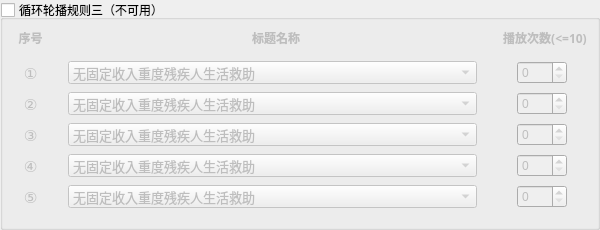
                            <widget class="QGroupBox" name="groupBox_rule3">
                             <property name="minimumSize">
                              <size>
                               <width>600</width>
                               <height>230</height>
                              </size>
                             </property>
                             <property name="maximumSize">
                              <size>
                               <width>600</width>
                               <height>230</height>
                              </size>
                             </property>
                             <property name="font">
                              <font>
                               <family>Microsoft YaHei UI</family>
                               <pointsize>9</pointsize>
                               <bold>false</bold>
                              </font>
                             </property>
                             <property name="title">
                              <string>循环轮播规则三（不可用）</string>
                             </property>
                             <property name="checkable">
                              <bool>true</bool>
                             </property>
                             <property name="checked">
                              <bool>false</bool>
                             </property>
                             <layout class="QGridLayout" name="gridLayout_59">
                              <property name="leftMargin">
                               <number>10</number>
                              </property>
                              <property name="topMargin">
                               <number>0</number>
                              </property>
                              <property name="rightMargin">
                               <number>10</number>
                              </property>
                              <property name="bottomMargin">
                               <number>10</number>
                              </property>
                              <property name="horizontalSpacing">
                               <number>0</number>
                              </property>
                              <property name="verticalSpacing">
                               <number>5</number>
                              </property>
                              <item row="1" column="4">
                               <widget class="QSpinBox" name="spinBox_rule3_count1">
                                <property name="minimumSize">
                                 <size>
                                  <width>50</width>
                                  <height>0</height>
                                 </size>
                                </property>
                                <property name="maximumSize">
                                 <size>
                                  <width>50</width>
                                  <height>16777215</height>
                                 </size>
                                </property>
                                <property name="minimum">
                                 <number>0</number>
                                </property>
                                <property name="maximum">
                                 <number>10</number>
                                </property>
                               </widget>
                              </item>
                              <item row="1" column="3">
                               <spacer name="horizontalSpacer_60">
                                <property name="orientation">
                                 <enum>Qt::Horizontal</enum>
                                </property>
                                <property name="sizeType">
                                 <enum>QSizePolicy::Fixed</enum>
                                </property>
                                <property name="sizeHint" stdset="0">
                                 <size>
                                  <width>40</width>
                                  <height>20</height>
                                 </size>
                                </property>
                               </spacer>
                              </item>
                              <item row="2" column="2">
                               <widget class="QComboBox" name="cBox_rule3_title2">
                                <property name="minimumSize">
                                 <size>
                                  <width>0</width>
                                  <height>0</height>
                                 </size>
                                </property>
                                <property name="font">
                                 <font>
                                  <family>Microsoft YaHei UI</family>
                                  <pointsize>10</pointsize>
                                  <bold>false</bold>
                                 </font>
                                </property>
                                <item>
                                 <property name="text">
                                  <string>无固定收入重度残疾人生活救助</string>
                                 </property>
                                </item>
                                <item>
                                 <property name="text">
                                  <string>新建项目</string>
                                 </property>
                                </item>
                               </widget>
                              </item>
                              <item row="5" column="2">
                               <widget class="QComboBox" name="cBox_rule3_title5">
                                <property name="minimumSize">
                                 <size>
                                  <width>0</width>
                                  <height>0</height>
                                 </size>
                                </property>
                                <property name="font">
                                 <font>
                                  <family>Microsoft YaHei UI</family>
                                  <pointsize>10</pointsize>
                                  <bold>false</bold>
                                 </font>
                                </property>
                                <item>
                                 <property name="text">
                                  <string>无固定收入重度残疾人生活救助</string>
                                 </property>
                                </item>
                                <item>
                                 <property name="text">
                                  <string>新建项目</string>
                                 </property>
                                </item>
                               </widget>
                              </item>
                              <item row="4" column="2">
                               <widget class="QComboBox" name="cBox_rule3_title4">
                                <property name="minimumSize">
                                 <size>
                                  <width>0</width>
                                  <height>0</height>
                                 </size>
                                </property>
                                <property name="font">
                                 <font>
                                  <family>Microsoft YaHei UI</family>
                                  <pointsize>10</pointsize>
                                  <bold>false</bold>
                                 </font>
                                </property>
                                <item>
                                 <property name="text">
                                  <string>无固定收入重度残疾人生活救助</string>
                                 </property>
                                </item>
                                <item>
                                 <property name="text">
                                  <string>新建项目</string>
                                 </property>
                                </item>
                               </widget>
                              </item>
                              <item row="4" column="0">
                               <widget class="QLabel" name="label_60">
                                <property name="font">
                                 <font>
                                  <family>微软雅黑</family>
                                  <pointsize>11</pointsize>
                                  <bold>false</bold>
                                 </font>
                                </property>
                                <property name="text">
                                 <string>④</string>
                                </property>
                                <property name="alignment">
                                 <set>Qt::AlignCenter</set>
                                </property>
                               </widget>
                              </item>
                              <item row="2" column="0">
                               <widget class="QLabel" name="label_61">
                                <property name="font">
                                 <font>
                                  <family>微软雅黑</family>
                                  <pointsize>11</pointsize>
                                  <bold>false</bold>
                                 </font>
                                </property>
                                <property name="text">
                                 <string>②</string>
                                </property>
                                <property name="alignment">
                                 <set>Qt::AlignCenter</set>
                                </property>
                               </widget>
                              </item>
                              <item row="5" column="4">
                               <widget class="QSpinBox" name="spinBox_rule3_count5">
                                <property name="minimumSize">
                                 <size>
                                  <width>50</width>
                                  <height>0</height>
                                 </size>
                                </property>
                                <property name="minimum">
                                 <number>0</number>
                                </property>
                                <property name="maximum">
                                 <number>10</number>
                                </property>
                               </widget>
                              </item>
                              <item row="1" column="0">
                               <widget class="QLabel" name="label_62">
                                <property name="maximumSize">
                                 <size>
                                  <width>35</width>
                                  <height>16777215</height>
                                 </size>
                                </property>
                                <property name="font">
                                 <font>
                                  <family>微软雅黑</family>
                                  <pointsize>11</pointsize>
                                  <bold>false</bold>
                                 </font>
                                </property>
                                <property name="text">
                                 <string>①</string>
                                </property>
                                <property name="alignment">
                                 <set>Qt::AlignCenter</set>
                                </property>
                               </widget>
                              </item>
                              <item row="1" column="1">
                               <spacer name="horizontalSpacer_55">
                                <property name="orientation">
                                 <enum>Qt::Horizontal</enum>
                                </property>
                                <property name="sizeType">
                                 <enum>QSizePolicy::Fixed</enum>
                                </property>
                                <property name="sizeHint" stdset="0">
                                 <size>
                                  <width>20</width>
                                  <height>20</height>
                                 </size>
                                </property>
                               </spacer>
                              </item>
                              <item row="3" column="4">
                               <widget class="QSpinBox" name="spinBox_rule3_count3">
                                <property name="minimumSize">
                                 <size>
                                  <width>50</width>
                                  <height>0</height>
                                 </size>
                                </property>
                                <property name="minimum">
                                 <number>0</number>
                                </property>
                                <property name="maximum">
                                 <number>10</number>
                                </property>
                               </widget>
                              </item>
                              <item row="1" column="2">
                               <widget class="QComboBox" name="cBox_rule3_title1">
                                <property name="minimumSize">
                                 <size>
                                  <width>380</width>
                                  <height>0</height>
                                 </size>
                                </property>
                                <property name="font">
                                 <font>
                                  <family>Microsoft YaHei UI</family>
                                  <pointsize>10</pointsize>
                                  <bold>false</bold>
                                 </font>
                                </property>
                                <item>
                                 <property name="text">
                                  <string>无固定收入重度残疾人生活救助</string>
                                 </property>
                                </item>
                                <item>
                                 <property name="text">
                                  <string>新建项目</string>
                                 </property>
                                </item>
                               </widget>
                              </item>
                              <item row="4" column="4">
                               <widget class="QSpinBox" name="spinBox_rule3_count4">
                                <property name="minimumSize">
                                 <size>
                                  <width>50</width>
                                  <height>0</height>
                                 </size>
                                </property>
                                <property name="minimum">
                                 <number>0</number>
                                </property>
                                <property name="maximum">
                                 <number>10</number>
                                </property>
                               </widget>
                              </item>
                              <item row="5" column="0">
                               <widget class="QLabel" name="label_63">
                                <property name="font">
                                 <font>
                                  <family>微软雅黑</family>
                                  <pointsize>11</pointsize>
                                  <bold>false</bold>
                                 </font>
                                </property>
                                <property name="text">
                                 <string>⑤</string>
                                </property>
                                <property name="alignment">
                                 <set>Qt::AlignCenter</set>
                                </property>
                               </widget>
                              </item>
                              <item row="2" column="4">
                               <widget class="QSpinBox" name="spinBox_rule3_count2">
                                <property name="minimumSize">
                                 <size>
                                  <width>50</width>
                                  <height>0</height>
                                 </size>
                                </property>
                                <property name="minimum">
                                 <number>0</number>
                                </property>
                                <property name="maximum">
                                 <number>10</number>
                                </property>
                               </widget>
                              </item>
                              <item row="3" column="0">
                               <widget class="QLabel" name="label_64">
                                <property name="font">
                                 <font>
                                  <family>微软雅黑</family>
                                  <pointsize>11</pointsize>
                                  <bold>false</bold>
                                 </font>
                                </property>
                                <property name="text">
                                 <string>③</string>
                                </property>
                                <property name="alignment">
                                 <set>Qt::AlignCenter</set>
                                </property>
                               </widget>
                              </item>
                              <item row="3" column="2">
                               <widget class="QComboBox" name="cBox_rule3_title3">
                                <property name="minimumSize">
                                 <size>
                                  <width>0</width>
                                  <height>0</height>
                                 </size>
                                </property>
                                <property name="font">
                                 <font>
                                  <family>Microsoft YaHei UI</family>
                                  <pointsize>10</pointsize>
                                  <bold>false</bold>
                                 </font>
                                </property>
                                <item>
                                 <property name="text">
                                  <string>无固定收入重度残疾人生活救助</string>
                                 </property>
                                </item>
                                <item>
                                 <property name="text">
                                  <string>新建项目</string>
                                 </property>
                                </item>
                               </widget>
                              </item>
                              <item row="1" column="5">
                               <spacer name="horizontalSpacer_56">
                                <property name="orientation">
                                 <enum>Qt::Horizontal</enum>
                                </property>
                                <property name="sizeType">
                                 <enum>QSizePolicy::Fixed</enum>
                                </property>
                                <property name="sizeHint" stdset="0">
                                 <size>
                                  <width>20</width>
                                  <height>20</height>
                                 </size>
                                </property>
                               </spacer>
                              </item>
                              <item row="0" column="0" colspan="6">
                               <widget class="QWidget" name="widget_21" native="true">
                                <property name="minimumSize">
                                 <size>
                                  <width>0</width>
                                  <height>30</height>
                                 </size>
                                </property>
                                <property name="maximumSize">
                                 <size>
                                  <width>16777215</width>
                                  <height>30</height>
                                 </size>
                                </property>
                                <layout class="QGridLayout" name="gridLayout_60">
                                 <property name="leftMargin">
                                  <number>0</number>
                                 </property>
                                 <property name="topMargin">
                                  <number>0</number>
                                 </property>
                                 <property name="rightMargin">
                                  <number>0</number>
                                 </property>
                                 <property name="bottomMargin">
                                  <number>0</number>
                                 </property>
                                 <property name="spacing">
                                  <number>0</number>
                                 </property>
                                 <item row="0" column="5">
                                  <spacer name="horizontalSpacer_57">
                                   <property name="orientation">
                                    <enum>Qt::Horizontal</enum>
                                   </property>
                                   <property name="sizeHint" stdset="0">
                                    <size>
                                     <width>40</width>
                                     <height>20</height>
                                    </size>
                                   </property>
                                  </spacer>
                                 </item>
                                 <item row="0" column="2">
                                  <spacer name="horizontalSpacer_61">
                                   <property name="orientation">
                                    <enum>Qt::Horizontal</enum>
                                   </property>
                                   <property name="sizeHint" stdset="0">
                                    <size>
                                     <width>40</width>
                                     <height>20</height>
                                    </size>
                                   </property>
                                  </spacer>
                                 </item>
                                 <item row="0" column="1">
                                  <widget class="QLabel" name="label_65">
                                   <property name="minimumSize">
                                    <size>
                                     <width>35</width>
                                     <height>30</height>
                                    </size>
                                   </property>
                                   <property name="font">
                                    <font>
                                     <family>微软雅黑</family>
                                     <pointsize>9</pointsize>
                                     <bold>true</bold>
                                    </font>
                                   </property>
                                   <property name="text">
                                    <string>序号</string>
                                   </property>
                                   <property name="alignment">
                                    <set>Qt::AlignCenter</set>
                                   </property>
                                  </widget>
                                 </item>
                                 <item row="0" column="3">
                                  <widget class="QLabel" name="label_66">
                                   <property name="minimumSize">
                                    <size>
                                     <width>0</width>
                                     <height>30</height>
                                    </size>
                                   </property>
                                   <property name="font">
                                    <font>
                                     <family>微软雅黑</family>
                                     <pointsize>9</pointsize>
                                     <bold>true</bold>
                                    </font>
                                   </property>
                                   <property name="text">
                                    <string>标题名称</string>
                                   </property>
                                   <property name="alignment">
                                    <set>Qt::AlignCenter</set>
                                   </property>
                                  </widget>
                                 </item>
                                 <item row="0" column="6" colspan="2">
                                  <widget class="QLabel" name="label_67">
                                   <property name="minimumSize">
                                    <size>
                                     <width>55</width>
                                     <height>30</height>
                                    </size>
                                   </property>
                                   <property name="font">
                                    <font>
                                     <family>微软雅黑</family>
                                     <pointsize>9</pointsize>
                                     <bold>true</bold>
                                    </font>
                                   </property>
                                   <property name="text">
                                    <string>播放次数(&lt;=10)</string>
                                   </property>
                                   <property name="alignment">
                                    <set>Qt::AlignCenter</set>
                                   </property>
                                  </widget>
                                 </item>
                                </layout>
                               </widget>
                              </item>
                             </layout>
                            </widget>
